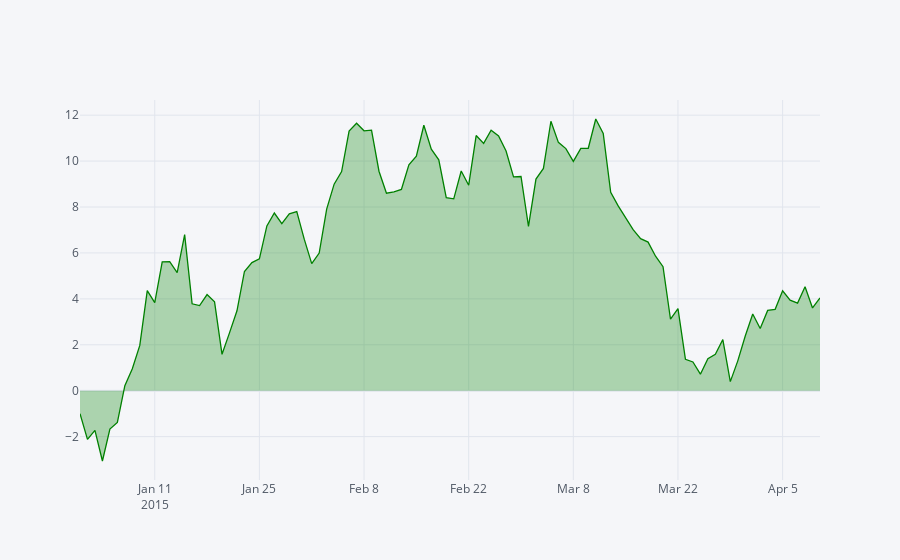

Write notebook code for a chart like this one.
### Markdown cell above
### Filled Traces

We can add a fill to a trace with **fill=True**

### Code cell
df['IBM'].iplot(filename='Tutorial Microsoft',fill=True,colors=['green'])
